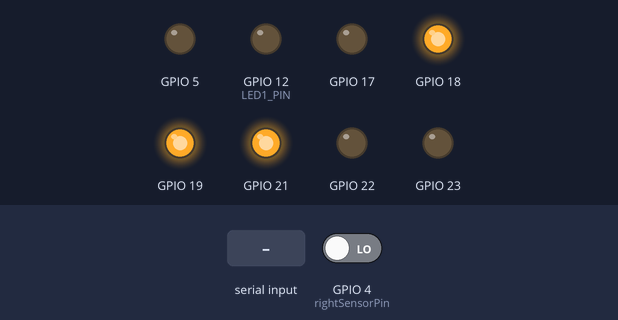
This program was run on a simulated ESP32. Parts: output pins drawn as LEDs (lit = HIGH). The inputs (shaded band) are chosen by the test bench; at power-on: GPIO 4 (rightSensorPin) LOW. Nothing arrives over Bluetooth unless stated; what the program prints to the serial monitor is not drawn.

Above: at 1.2 s.
1.3 s: "1" received over the second serial link
Timing chart, 0 to 4.3 s (numbered marks = the images above; inputs shaded):
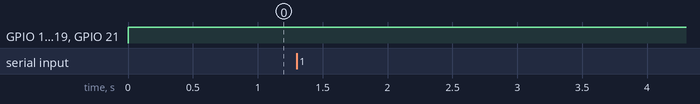

The program:

main.cpp
```cpp
#include <Arduino.h>


#include "SensorLib.h"
#include "Motorlib.h"
#include "GenericPid.h"
#include "LineFollowerAlgorithm.h"
#include "RemoteSetup.h"


//  ###### Motor Setup ######
/*
#define PWMA 16
#define AIN2 4
#define AIN1 0
#define STBY 2
#define BIN1 15
#define BIN2 18
#define PWMB 12


*/

#define PWMA 23
#define AIN2 22
#define AIN1 21
#define STBY 19
#define BIN1 18
#define BIN2 5
#define PWMB 17


#define PWM_Left 0
#define PWM_Right 12
#define PWM_Res 8
#define PWM_Freq 10000
//  ###### ########## ######


//  ###### Sensor Setup ######
/*
#define S0 14
#define S1 27
#define S2 26
#define S3 25
#define S4 33 //meio
#define S5 32 //meio
#define S6 35
#define S7 34
#define S8 39
#define S9 36

*/
/*
            S3  S4  S5  S6
    S1  S2                  S7  S8
S0                                  S9

*/


#define S2 39
#define S1 36
#define S3 34
#define S4 35
#define S5 32 //meio
#define S6 33
#define S7 25
#define S8 26
#define S9 27
#define S10 14
#define S11 13


#define SR 4
#define LED1_PIN 12


//  ###### ########## ######


Tb6612fng motorController(PWMA, AIN2, AIN1, STBY, BIN2, BIN1,
  PWMB, PWM_Left, PWM_Right, PWM_Res, PWM_Freq);

Pid pidLow(0.3, 0.0000001, 0.655);
Pid pidHigh(0.27, 0.0000001, 0.32); // velocidade
//Pid pidHigh(0.160, 0.0000001, 0.50); // curva 90°


//Criando o seguidor em si, e passando os valores das constantes
LineFollowerAlgorithm lineFollower(pidLow, pidHigh, motorController);

Remote remote(lineFollower);


//Adiciona os sensores ao algoritimo
void addSensors()
{
  lineFollower.addSensor(sensorTcrt5000(S2, 2082), 0);
  lineFollower.addSensor(sensorTcrt5000(S1, 1702), 1);
  lineFollower.addSensor(sensorTcrt5000(S3, 1671), 2);
  lineFollower.addSensor(sensorTcrt5000(S4, 1707), 3);
  lineFollower.addSensor(sensorTcrt5000(S5, 2094), 4);
  lineFollower.addSensor(sensorTcrt5000(S11, 2095), 5);
  lineFollower.addSensor(sensorTcrt5000(S6, 2097), 6);
  lineFollower.addSensor(sensorTcrt5000(S10, 2095), 7);
  lineFollower.addSensor(sensorTcrt5000(S9, 2084), 8);
  lineFollower.addSensor(sensorTcrt5000(S7, 2084), 9);
  lineFollower.addSensor(sensorTcrt5000(S8, 2084), 10);
  lineFollower.rightSensorPin = SR;
  lineFollower.ledPin = LED1_PIN;
}


void setup()
{
  Serial.begin(115200);
  addSensors();
  motorController.motorSetup();

  remote.beginBluetooth();

  //Calibração
  lineFollower.start();

  setCpuFrequencyMhz(240);
  Serial.println(getCpuFrequencyMhz());

}


void loop()
{
  remote.process();

  lineFollower.process();

  //Serial.println(digitalRead(SR));
  //lineFollower.printAllSensors();
  //Serial.print(lineFollower.isRunning);
  //delay(10);
}
```

Measured:
- after the input at 1.3 s, every drawn part: stays the same
